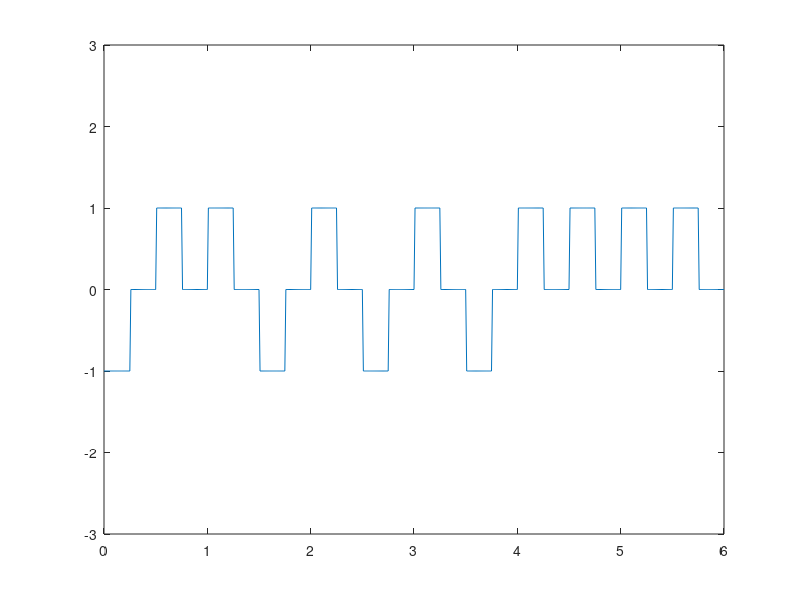

Reproduce this figure in MATLAB.
clear;
bits = [0,1,1,0,1,0,1,0,1,1,1,1];

prev_Vol=-1;
amp=1;
amp=prev_Vol*amp;
tmp=amp;
bit =length(bits);
bit_rate = 2;
Time=bit/bit_rate;

sampling_frequency = 100;
in=1;
for i = 1:length(bits)
    if(bits(i)==0) 
        amplitude(in) = amp;
        amplitude(in+1)=0;
    else 
        amplitude(in) = -amp;
        amplitude(in+1)=0;
    end
     in = in + 2;
end

amp=tmp;
bit_rate = bit_rate*2;
time = 0:.01:Time;

x = 1;

for i = 1:length(time)
    y_value(i)= amplitude(x);
    if time(i)*bit_rate>=x
        x= x+1;
    end
end

plot(time,y_value );
axis([0 Time -3 3]);

i=1;
in=1;
st=1;
for j=1:length(time)
  if time(j)*bit_rate>=i
      if mod(in,2)==1
          if y_value(j) ==amp
            ans_bits(st)=0;
          else 
            ans_bits(st)=1;
          end 
          st = st + 1;
      end
      i=i+1;
      in= in+1;
  end
 end

 disp('Demodulation : ')
 disp(ans_bits)
